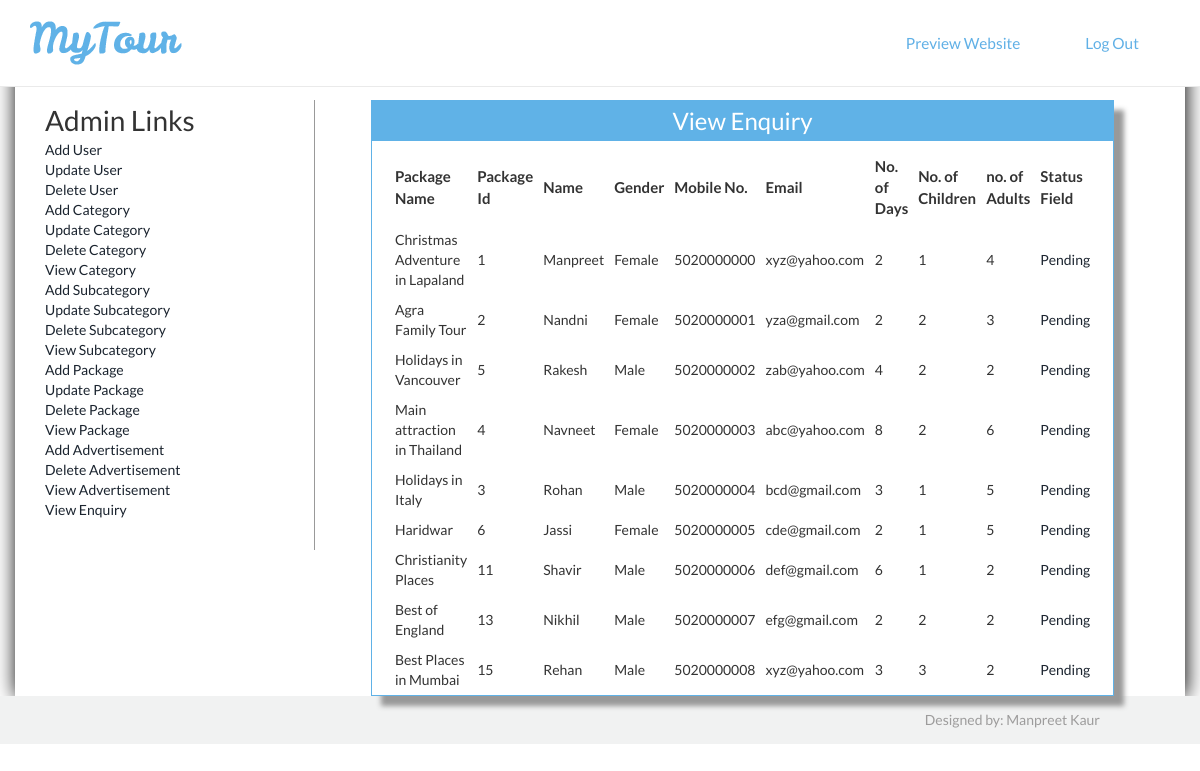
The page /Admin/viewenquiry.php (signed in) on the database its author committed.
### tables this page shows
CREATE TABLE IF NOT EXISTS `enquiry` (
  `Enquiryid` int(50) NOT NULL AUTO_INCREMENT,
  `Packageid` int(50) NOT NULL,
  `Name` varchar(200) NOT NULL,
  `Gender` varchar(20) NOT NULL,
  `Mobileno` varchar(20) NOT NULL,
  `Email` varchar(50) NOT NULL,
  `NoofDays` int(50) NOT NULL,
  `Child` int(50) NOT NULL,
  `Adults` int(50) NOT NULL,
  `Message` varchar(900) NOT NULL,
  `Statusfield` varchar(200) NOT NULL,
  PRIMARY KEY (`Enquiryid`)
);

CREATE TABLE IF NOT EXISTS `package` (
  `Packid` int(200) NOT NULL AUTO_INCREMENT,
  `Packname` varchar(1000) NOT NULL,
  `Category` int(200) NOT NULL,
  `Subcategory` int(200) NOT NULL,
  `Packprice` int(200) NOT NULL,
  `Pic1` varchar(8000) NOT NULL,
  `Pic2` varchar(8000) NOT NULL,
  `Pic3` varchar(8000) NOT NULL,
  `Detail` varchar(8000) NOT NULL,
  PRIMARY KEY (`Packid`)
);

### Admin/viewenquiry.php (the view, shortened to what this page needs)
<!DOCTYPE html>
<html>
<head>
<link href="style.css" rel="stylesheet" type="text/css" />
<link href="../css/bootstrap.css" rel='stylesheet' type='text/css'/>
<link href="../css/style.css" rel="stylesheet" type="text/css" media="all"/>
<link href="../css/animate.css" rel="stylesheet" type="text/css" media="all">
</head>
<body>
<?php include('function.php'); ?>
<?php include('top.php'); ?>
<div style="padding-top:100px; box-shadow:1px 1px 20px black; min-height:570px" class="container">
<div class="col-sm-3" style="border-right:1px solid #999; min-height:450px;">
<?php include('left.php'); ?>
</div>
<div class="col-sm-9">
<form method="post">
<table border="0" width="90%" height="300px" align="center" class="tableshadow">
<tr><td class="toptd">View Enquiry</td></tr>
<tr><td align="center" valign="top" style="padding-top:10px;">
<table border="0" align="center" width="95%">
<tr><td style="font-size:15px; padding:5px; font-weight:bold;" >Package Name</td>
<td style="font-size:15px; padding:5px; font-weight:bold; ">Package Id</td>
<td style="font-size:15px; padding:5px; font-weight:bold;">Name</td>
<td style="font-size:15px; padding:5px; font-weight:bold;">Gender</td>
<td style="font-size:15px; padding:5px; font-weight:bold;">Mobile No.</td>
<td style="font-size:15px; padding:5px; font-weight:bold;">Email</td>
<td style="font-size:15px; padding:5px; font-weight:bold;">No. of Days</td>
<td style="font-size:15px; padding:5px; font-weight:bold;">No. of Children</td>
<td style="font-size:15px; padding:5px; font-weight:bold;">no. of Adults</td>
<td style="font-size:15px; padding:5px; font-weight:bold;">Status Field</td></tr>
<?php
$s="select * from enquiry,package where enquiry.Packageid=package.Packid";
$result=mysqli_query($cn,$s);
while($data=mysqli_fetch_array($result))
{
		echo "<td style=' padding:5px;'>$data[12]</td>
		<td style=' padding:5px;'>$data[1]</td>
		<td style=' padding:5px;'>$data[2]</td>
		<td style=' padding:5px;'>$data[3]</td>
		<td style=' padding:5px;'>$data[4]</td>
		<td style=' padding:5px;'>$data[5]</td>
		<td style=' padding:5px;'>$data[6]</td>
		<td style=' padding:5px;'>$data[7]</td>
		<td style=' padding:5px;'>$data[8]</td>
		<td style=' padding:5px;'><a href='chstatus.php?eid=$data[0]'>$data[10]</a></td>
		</tr>";
}
?>
</table>
</form>
</div>
</div>
<?php include('bottom.php'); ?>
</body>
</html>

### Admin/style.css (style rules this page uses)
.tableshadow { box-shadow:10px 10px 5px #999; padding-top:40px; border:solid 1px #60b2e7 }
.toptd { color:white; font-size:24px; text-align:center; height:40px; background-color:#60b2e7 }

### css/style.css (style rules this page uses)
body { margin:0; padding:0; font-family: 'Lato', sans-serif; -webkit-appearance:none; }
body a { transition:0.5s all; -webkit-transition:0.5s all; -moz-transition:0.5s all; -o-transition:0.5s all; -ms-transition:0.5s all; }
.container:after { content: "\0020"; display: block; height: 0; clear: both; visibility: hidden; }

### rows shown on the page
enquiry: Packageid.Packname "Christmas Adventure in Lapaland", Packageid "1", Name "Manpreet", Gender "Female", Mobileno "5020000000", Email "xyz@yahoo.com", NoofDays "2", Child "1", Adults "4", Statusfield "Pending"
enquiry: Packageid.Packname "Agra Family Tour", Packageid "2", Name "Nandni", Gender "Female", Mobileno "5020000001", Email "yza@gmail.com", NoofDays "2", Child "2", Adults "3", Statusfield "Pending"
enquiry: Packageid.Packname "Holidays in Vancouver", Packageid "5", Name "Rakesh", Gender "Male", Mobileno "5020000002", Email "zab@yahoo.com", NoofDays "4", Child "2", Adults "2", Statusfield "Pending"
enquiry: Packageid.Packname "Main attraction in Thailand", Packageid "4", Name "Navneet", Gender "Female", Mobileno "5020000003", Email "abc@yahoo.com", NoofDays "8", Child "2", Adults "6", Statusfield "Pending"
enquiry: Packageid.Packname "Holidays in Italy", Packageid "3", Name "Rohan", Gender "Male", Mobileno "5020000004", Email "bcd@gmail.com", NoofDays "3", Child "1", Adults "5", Statusfield "Pending"
enquiry: Packageid.Packname "Haridwar", Packageid "6", Name "Jassi", Gender "Female", Mobileno "5020000005", Email "cde@gmail.com", NoofDays "2", Child "1", Adults "5", Statusfield "Pending"
enquiry: Packageid.Packname "Christianity Places", Packageid "11", Name "Shavir", Gender "Male", Mobileno "5020000006", Email "def@gmail.com", NoofDays "6", Child "1", Adults "2", Statusfield "Pending"
enquiry: Packageid.Packname "Best of England", Packageid "13", Name "Nikhil", Gender "Male", Mobileno "5020000007", Email "efg@gmail.com", NoofDays "2", Child "2", Adults "2", Statusfield "Pending"
enquiry: Packageid.Packname "Best Places in Mumbai", Packageid "15", Name "Rehan", Gender "Male", Mobileno "5020000008", Email "xyz@yahoo.com", NoofDays "3", Child "3", Adults "2", Statusfield "Pending"
